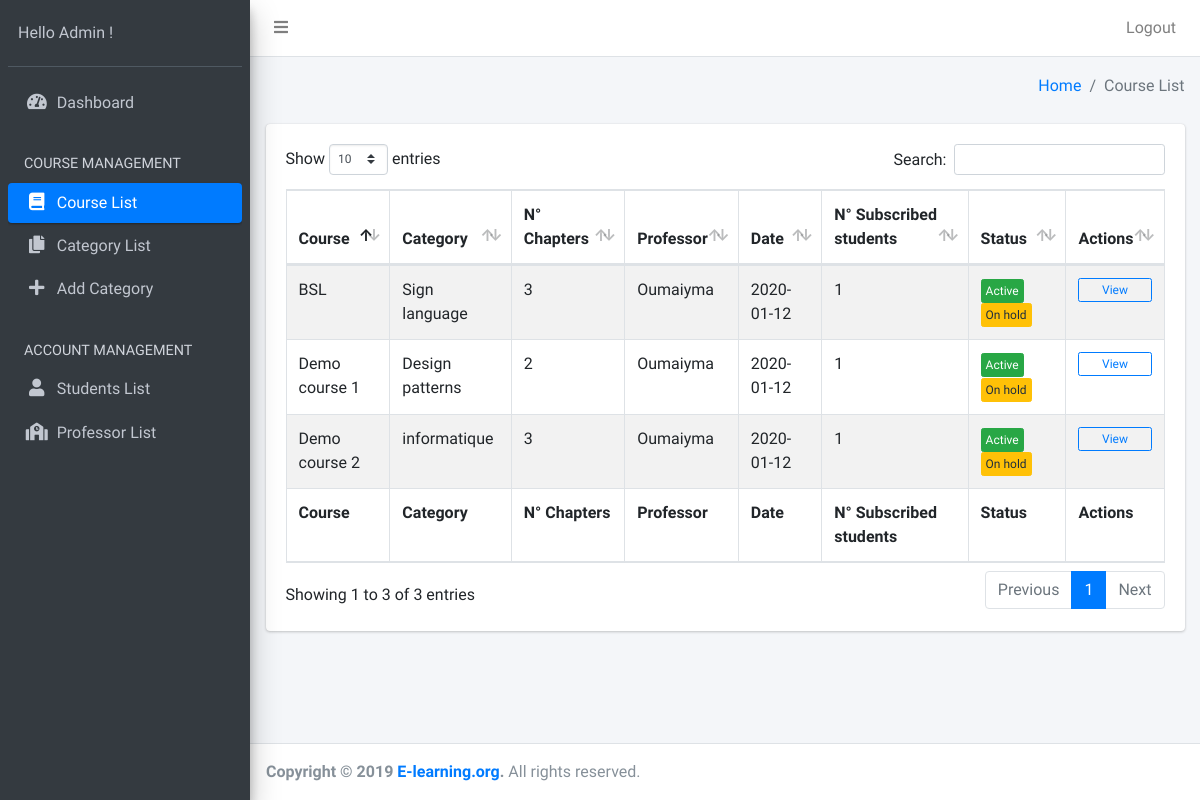
Before: /Admin/S-Admin/course_list.php (signed in) with the older database file.
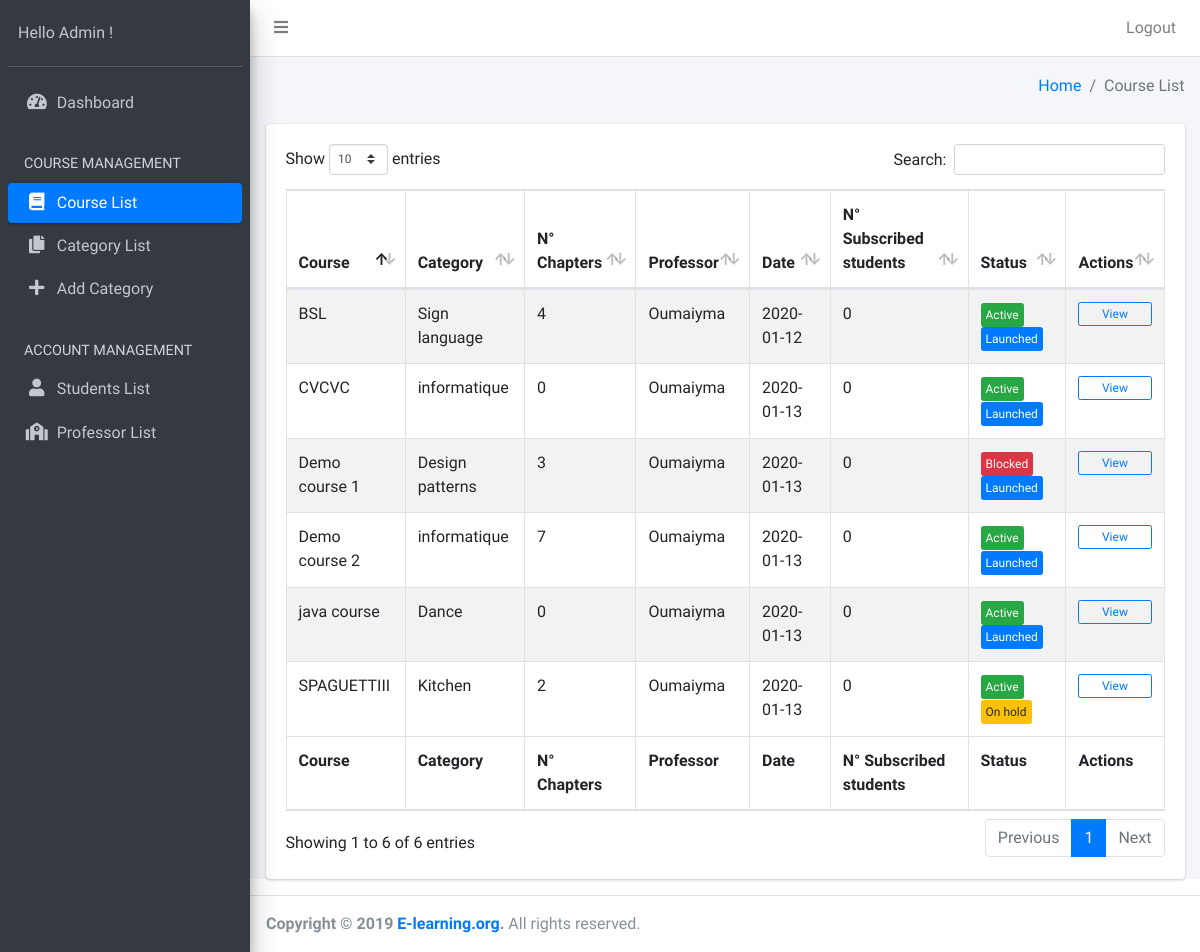
After: the same page with the newer database file.
### tables this page shows
CREATE TABLE IF NOT EXISTS `course` (
  `id_course` int(15) NOT NULL AUTO_INCREMENT,
  `name` varchar(60) NOT NULL,
  `description` varchar(50000) NOT NULL,
  `syllabus` mediumtext NOT NULL,
  `id_prof` int(15) NOT NULL,
  `image_course` varchar(100) NOT NULL,
  `id_category` int(11) NOT NULL,
  `active` tinyint(1) NOT NULL DEFAULT '1',
  `lunched` tinyint(1) NOT NULL DEFAULT '0',
  `release_date` date DEFAULT NULL,
  PRIMARY KEY (`id_course`)
);

CREATE TABLE IF NOT EXISTS `category` (
  `id_category` int(11) NOT NULL AUTO_INCREMENT,
  `label_category` varchar(100) NOT NULL,
  `description` varchar(200) DEFAULT NULL,
  `active` tinyint(1) NOT NULL DEFAULT '1',
  PRIMARY KEY (`id_category`)
);

CREATE TABLE IF NOT EXISTS `account` (
  `id_account` int(15) NOT NULL AUTO_INCREMENT,
  `full_name` varchar(30) DEFAULT NULL,
  `email` varchar(35) DEFAULT NULL,
  `password` varchar(50) NOT NULL,
  `date` date NOT NULL,
  `type` varchar(11) NOT NULL,
  `active` tinyint(1) NOT NULL DEFAULT '1',
  PRIMARY KEY (`id_account`)
);

### Admin/S-Admin/course_list.php (the view, shortened to what the changed rows need)
<?php
    include_once("../../Database/db_connection.php");
?>
<!DOCTYPE html>
<html>
<head>
    <link rel="stylesheet" href="../plugins/fontawesome-free/css/all.min.css">
    <link rel="stylesheet" href="https://code.ionicframework.com/ionicons/2.0.1/css/ionicons.min.css">
    <link rel="stylesheet" href="../plugins/tempusdominus-bootstrap-4/css/tempusdominus-bootstrap-4.min.css">
    <link rel="stylesheet" href="../plugins/icheck-bootstrap/icheck-bootstrap.min.css">
    <link rel="stylesheet" href="../plugins/jqvmap/jqvmap.min.css">
    <link rel="stylesheet" href="../plugins/datatables-bs4/css/dataTables.bootstrap4.css">
    <link rel="stylesheet" href="../dist/css/adminlte.min.css">
    <link rel="stylesheet" href="../plugins/overlayScrollbars/css/OverlayScrollbars.min.css">
    <link rel="stylesheet" href="../plugins/daterangepicker/daterangepicker.css">
    <link rel="stylesheet" href="../plugins/summernote/summernote-bs4.css">
</head>
<body class="hold-transition sidebar-mini layout-fixed">
    <div class="wrapper">
        <div class="content-wrapper">
            <section class="content">
                <div class="container-fluid">
                    <div class="card">
                        <div class="card-body">
                            <table id="example1" class="table table-bordered table-striped">
                                <thead>
                                    <tr>
                                        <th>Course</th>
                                        <th>Category</th>
                                        <th>N° Chapters</th>
                                        <th>Professor</th>
                                        <th>Date </th>
                                        <th>N° Subscribed students</th>
                                        <th>Status</th>
                                        <th>Actions</th>
                                    </tr>
                                </thead>
                                <tbody>
                                    <?php
		                                 $select_course="SELECT * FROM course  ";
		                                 $result_course = mysqli_query($conn,$select_course);
		                                 while($row = mysqli_fetch_assoc($result_course)) {
			                             $id= $row['id_course'];
			                             $name=$row['name'];
			                             $date=$row['release_date'];
                                         $id_category=$row['id_category'];
                                         $launched = $row['lunched'];
                                         $active = $row['active'];
                                         $id_prof=$row['id_prof'];
                                         $select_category="SELECT * FROM category  WHERE id_category='$id_category' ";
                                         $result_category = mysqli_query($conn,$select_category);
                                         $row1= mysqli_fetch_assoc($result_category);
                                         $Category=$row1['label_category'];
                                         $select_chapters="SELECT count(*) FROM chapter  WHERE id_course='$id' ";
                                         $result_chapters = mysqli_query($conn,$select_chapters);
                                         $row2= mysqli_fetch_assoc($result_chapters);
                                         $NB_chapters=$row2['count(*)'];
                                         $select_prof="SELECT * FROM account  WHERE id_account='$id_prof' ";
                                         $result_prof= mysqli_query($conn,$select_prof);
                                         $row3= mysqli_fetch_assoc($result_prof);
                                         $name_prof=$row3['full_name'];
                                         $select_Students="SELECT count(*) FROM course_student  WHERE id_course='$id' ";
                                         $result_Students= mysqli_query($conn,$select_Students);
                                         $row4= mysqli_fetch_assoc($result_Students);
                                         $NB_Students=$row4['count(*)'];
		                           ?>
                                    <tr>
                                        <td><?php echo $name ;?></td>
                                        <td> <?php echo $Category;?></td>
                                        <td> <?php echo $NB_chapters ;?></td>
                                        <td> <?php echo $name_prof;?></td>
                                        <td><?php echo $date ;?></td>
                                        <td> <?php echo $NB_Students ;?></td>
                                        <td><?php if($active == '1'){?>
                                            <button type="button" class="btn btn-success btn-xs">Active</button>
                                            <?php }else{?>
                                            <button type="button" class="btn btn-danger btn-xs">Blocked</button>
                                            <?php }?>
                                            <?php if($launched == '1'){?>
                                            <button type="button" class="btn btn-primary btn-xs">Launched</button>
                                            <?php }else{?>
                                            <button type="button" class="btn btn-warning btn-xs">On hold</button>
                                            <?php }?>
                                        </td>
                                        <td>
                                            <form method="post" action="course_detail.php">
                                                <button type="submit" class="btn btn-block btn-outline-primary btn-xs">View</button>
                                            </form>
                                        </td>
                                    </tr>
                                    <?php } ?>
                                </tbody>
                                <tfoot>
                                    <tr>
                                        <th>Course</th>
                                        <th>Category</th>
                                        <th>N° Chapters</th>
                                        <th>Professor</th>
                                        <th>Date </th>
                                        <th>N° Subscribed students</th>
                                        <th>Status</th>
                                        <th>Actions</th>
                                    </tr>
                                </tfoot>
                            </table>
                        </div>
                    </div>
                </div>
            </section>
        </div>
    </div>
</body>
</html>

Changed rows visible on the page:
changed course "BSL": NB_chapters "3" → "4"; NB_Students "1" → "0"; lunched "On hold" → "Launched"
changed course "Demo course 1": NB_chapters "2" → "3"; release_date "2020-01-12" → "2020-01-13"; NB_Students "1" → "0"; active "Active" → "Blocked"; lunched "On hold" → "Launched"
changed course "Demo course 2": NB_chapters "3" → "7"; release_date "2020-01-12" → "2020-01-13"; NB_Students "1" → "0"; lunched "On hold" → "Launched"
added course: name "SPAGUETTIII", id_category.label_category "Kitchen", NB_chapters "2", account.full_name "Oumaiyma", release_date "2020-01-13", NB_Students "0", active "Active", lunched "On hold"
added course: name "CVCVC", id_category.label_category "informatique", NB_chapters "0", account.full_name "Oumaiyma", release_date "2020-01-13", NB_Students "0", active "Active", lunched "Launched"
added course: name "java course", id_category.label_category "Dance", NB_chapters "0", account.full_name "Oumaiyma", release_date "2020-01-13", NB_Students "0", active "Active", lunched "Launched"
Other visible differences:
text written by a page script: "Show entries Search: Showing 1 to 3 of 3 entries Previous 1 Next" → "Show entries Search: Showing 1 to 6 of 6 entries Previous 1 Next"
